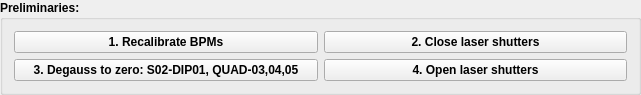
           <widget class="QGroupBox" name="groupBox_3">
            <property name="geometry">
             <rect>
              <x>10</x>
              <y>20</y>
              <width>641</width>
              <height>91</height>
             </rect>
            </property>
            <property name="font">
             <font>
              <weight>75</weight>
              <italic>false</italic>
              <bold>true</bold>
             </font>
            </property>
            <property name="title">
             <string>Preliminaries:</string>
            </property>
            <layout class="QGridLayout" name="gridLayout">
             <item row="0" column="0">
              <widget class="QPushButton" name="pushButton_Prelim_1">
               <property name="sizePolicy">
                <sizepolicy hsizetype="Minimum" vsizetype="Fixed">
                 <horstretch>0</horstretch>
                 <verstretch>0</verstretch>
                </sizepolicy>
               </property>
               <property name="minimumSize">
                <size>
                 <width>140</width>
                 <height>0</height>
                </size>
               </property>
               <property name="maximumSize">
                <size>
                 <width>16777215</width>
                 <height>16777215</height>
                </size>
               </property>
               <property name="text">
                <string>1. Recalibrate BPMs</string>
               </property>
               <property name="checked">
                <bool>false</bool>
               </property>
              </widget>
             </item>
             <item row="0" column="1">
              <widget class="QPushButton" name="pushButton_Prelim_2">
               <property name="sizePolicy">
                <sizepolicy hsizetype="Minimum" vsizetype="Fixed">
                 <horstretch>0</horstretch>
                 <verstretch>0</verstretch>
                </sizepolicy>
               </property>
               <property name="minimumSize">
                <size>
                 <width>140</width>
                 <height>0</height>
                </size>
               </property>
               <property name="maximumSize">
                <size>
                 <width>16777215</width>
                 <height>16777215</height>
                </size>
               </property>
               <property name="text">
                <string>2. Close laser shutters</string>
               </property>
               <property name="checked">
                <bool>false</bool>
               </property>
              </widget>
             </item>
             <item row="1" column="0">
              <widget class="QPushButton" name="pushButton_Prelim_3">
               <property name="sizePolicy">
                <sizepolicy hsizetype="Minimum" vsizetype="Fixed">
                 <horstretch>0</horstretch>
                 <verstretch>0</verstretch>
                </sizepolicy>
               </property>
               <property name="minimumSize">
                <size>
                 <width>140</width>
                 <height>0</height>
                </size>
               </property>
               <property name="maximumSize">
                <size>
                 <width>16777215</width>
                 <height>16777215</height>
                </size>
               </property>
               <property name="text">
                <string>3. Degauss to zero: S02-DIP01, QUAD-03,04,05</string>
               </property>
               <property name="checked">
                <bool>false</bool>
               </property>
              </widget>
             </item>
             <item row="1" column="1">
              <widget class="QPushButton" name="pushButton_Prelim_4">
               <property name="sizePolicy">
                <sizepolicy hsizetype="Minimum" vsizetype="Fixed">
                 <horstretch>0</horstretch>
                 <verstretch>0</verstretch>
                </sizepolicy>
               </property>
               <property name="minimumSize">
                <size>
                 <width>140</width>
                 <height>0</height>
                </size>
               </property>
               <property name="maximumSize">
                <size>
                 <width>16777215</width>
                 <height>16777215</height>
                </size>
               </property>
               <property name="text">
                <string>4. Open laser shutters</string>
               </property>
               <property name="checked">
                <bool>false</bool>
               </property>
              </widget>
             </item>
            </layout>
           </widget>
